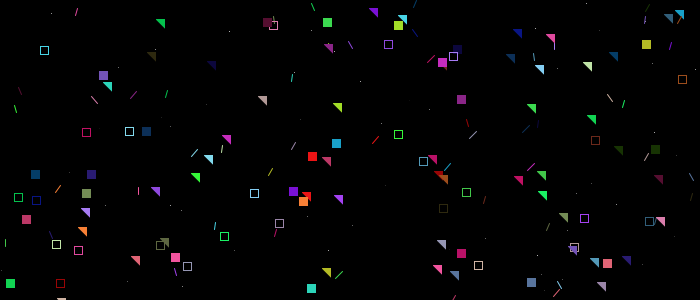
Frame 1 (no input)
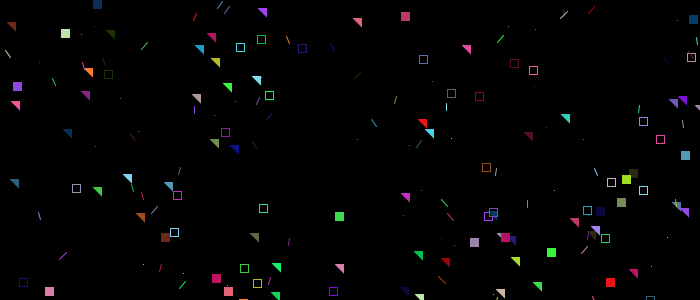
Frame 60 (the mouse pressed at the canvas centre just before this capture)
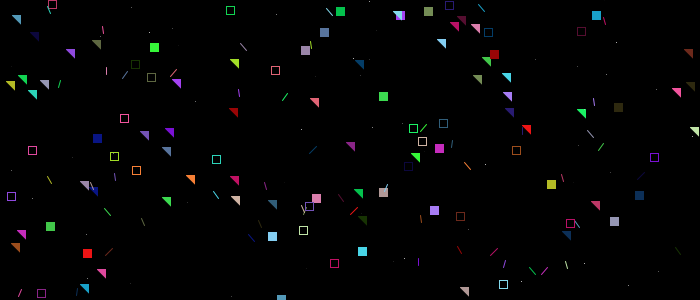
Frame 120 (the mouse held since frame 60 and released just before this capture)

The Processing sketch that drew these frames (run headless with seeded random() and noise(); from frame 60 on, the mouse is pressed at the canvas centre):

// Processing sketch: processing_111902
// ── processing_111902.pde

rando[] rx = new  rando[50];
void setup()
{
  size(700, 300);
  smooth();
  frameRate(5);
  for (int i=0;i<rx.length;i++)
  {
    rx[i] = new rando(color(random(255), random(255), random(255)));
  }
}

void draw()
{
  background(0);
  for (int j=0;j<rx.length;j++)
  {
    rx[j].run();
  }
}




class rando {
  color c;
  rando(color _c) {
    c =_c;
  }

  void run()
  {
    int x = (int)random(0, width);
    int y = (int)random(0, height);
    int x1 = (int)random(0, width);
    int y1 = (int)random(0, height);
    int l=10;
    float x2 = x1+l*sin(PI/4)*random(-1, 1);
    float y2 = y1+l*cos(PI/4);
    int i = (int) random(0,2);
    if (i==1) {
      fill(c);
    }
    else
    {
      noFill();
    }
    stroke(c);
    rect(random(0, width), random(0, height), 8, 8);

    beginShape();
    { 
      fill(c);
      vertex(x, y);
      vertex(x+8, y);
      vertex(x+8, y+8);
      vertex(x, y);
    }
    endShape();
    line(x1, y1, x2, y2);
    stroke(random(0, 255));
    point(random(0, width), random(0, height));
  }
}
